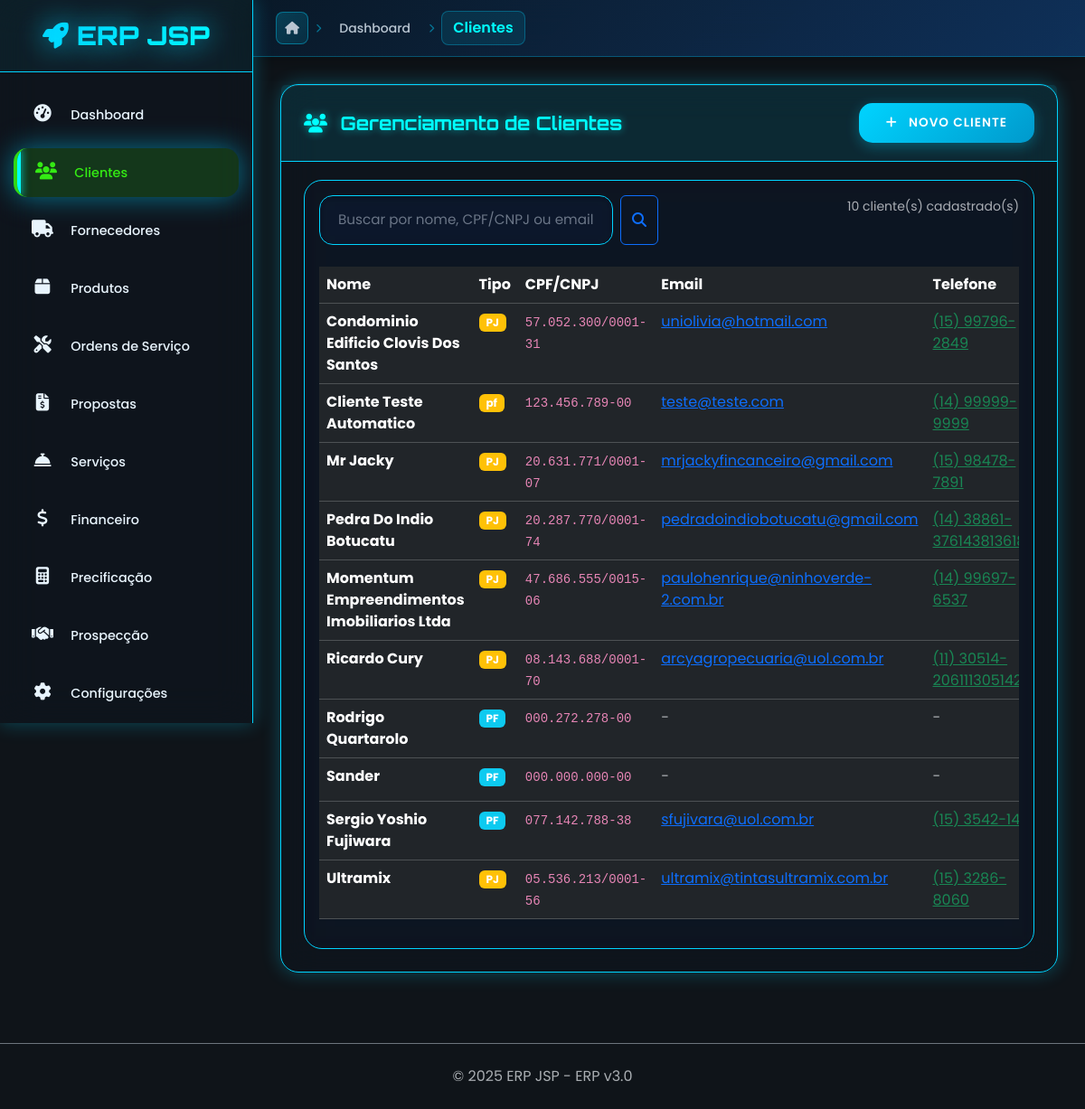
Page /cliente/listar on the committed database.
### app/cliente/cliente_model.py (models this page shows, shortened)
class Cliente(BaseModel):
    __tablename__ = 'clientes'
    nome = db.Column(db.String(150), nullable=False, index=True)
    nome_fantasia = db.Column(db.String(150), index=True)  # Para PJ
    razao_social = db.Column(db.String(200))  # Para PJ
    tipo = db.Column(db.String(20), nullable=False, default='PF')  # PF ou PJ
    cpf_cnpj = db.Column(db.String(20), unique=True, index=True)
    rg_ie = db.Column(db.String(20))
    im = db.Column(db.String(20))  # Inscrição Municipal
    email = db.Column(db.String(150), index=True)
    email_financeiro = db.Column(db.String(150))  # Email específico para cobrança
    telefone = db.Column(db.String(20))
    celular = db.Column(db.String(20))
    whatsapp = db.Column(db.String(20))
    site = db.Column(db.String(200))
    contato_nome = db.Column(db.String(100))  # Nome do responsável
    contato_cargo = db.Column(db.String(100))  # Cargo do responsável
    contato_telefone = db.Column(db.String(20))
    contato_email = db.Column(db.String(150))
    cep = db.Column(db.String(10))
    endereco = db.Column(db.String(200))
    numero = db.Column(db.String(20))
    complemento = db.Column(db.String(100))
    bairro = db.Column(db.String(100))
    cidade = db.Column(db.String(100))
    estado = db.Column(db.String(2))
    pais = db.Column(db.String(50), default='Brasil')
    segmento = db.Column(db.String(100))  # Setor de atuação
    porte_empresa = db.Column(db.String(20))  # MEI, ME, EPP, Grande
    origem = db.Column(db.String(50))  # Como conheceu a empresa
    classificacao = db.Column(db.String(20), default='A')  # A, B, C (qualidade)
    limite_credito = db.Column(db.Numeric(10, 2), default=0)
    forma_pagamento_padrao = db.Column(db.String(50))
    prazo_pagamento_padrao = db.Column(db.Integer, default=30)  # dias
    desconto_padrao = db.Column(db.Numeric(5, 2), default=0)  # %
    data_nascimento = db.Column(db.Date)  # Para PF
    data_fundacao = db.Column(db.Date)  # Para PJ
    genero = db.Column(db.String(20))  # Para PF
    estado_civil = db.Column(db.String(20))  # Para PF
    profissao = db.Column(db.String(100))  # Para PF
    observacoes = db.Column(db.Text)
    observacoes_internas = db.Column(db.Text)  # Não visível em relatórios
    status = db.Column(db.String(20), default='ativo')  # ativo, inativo, bloqueado
    motivo_bloqueio = db.Column(db.String(200))
    @property
    def nome_display(self):
        if self.tipo == 'PJ' and self.nome_fantasia:
            return self.nome_fantasia.title()
        return self.nome.title() if self.nome else ''
    @property
    def documento_formatado(self):
        if not self.cpf_cnpj:
            return ''
        doc = ''.join(filter(str.isdigit, self.cpf_cnpj))
        if len(doc) == 11:  # CPF
            return f'{doc[:3]}.{doc[3:6]}.{doc[6:9]}-{doc[9:]}'
        elif len(doc) == 14:  # CNPJ
            return f'{doc[:2]}.{doc[2:5]}.{doc[5:8]}/{doc[8:12]}-{doc[12:]}'
        return self.cpf_cnpj

### app/cliente/cliente_routes.py (the view)
@cliente_bp.route('/')
@cliente_bp.route('/listar')
def listar():
    busca = request.args.get('busca', '').strip()
    if busca:
        clientes = Cliente.query.filter(
            db.or_(
                Cliente.nome.ilike(f'%{busca}%'),
                Cliente.cpf_cnpj.ilike(f'%{busca}%')
            ),
            Cliente.ativo == True
        ).order_by(Cliente.nome).all()
    else:
        clientes = Cliente.query.filter_by(ativo=True).order_by(Cliente.nome).all()
    cliente11_na_lista = any(c.id == 11 for c in clientes)
    print(f"DEBUG LISTAGEM: {len(clientes)} clientes encontrados")
    print(f"DEBUG: Cliente 11 na lista: {cliente11_na_lista}")
    if not cliente11_na_lista:
        cliente11_direto = Cliente.query.filter_by(id=11).first()
        if cliente11_direto:
            print(f"DEBUG: Cliente 11 existe no banco - Nome: {cliente11_direto.nome}, Ativo: {cliente11_direto.ativo}")
    return render_template('cliente/listar.html', clientes=clientes, busca=busca)

### app/auth/auth_routes.py (called while the page is built)
@auth_bp.app_context_processor
def inject_auth_vars():
    return {
        'current_user': current_user,
        'is_authenticated': current_user.is_authenticated if current_user else False
    }

### app/cliente/templates/cliente/listar.html (shortened to what this page needs)
{% extends "base.html" %}
{% block breadcrumb %}
<a href="{{ url_for('painel.dashboard') }}">Dashboard</a>
<span class="breadcrumb-separator"><i class="fas fa-chevron-right"></i></span>
<span class="current-page">Clientes</span>
{% endblock %}
{% block content %}
<div class="row">
    <div class="col-12">
        <div class="card">
            <div class="card-header d-flex justify-content-between align-items-center">
                <h4 class="mb-0">
                    <i class="fas fa-users me-2"></i>
                    Gerenciamento de Clientes
                </h4>
                <a href="{{ url_for('cliente.novo') }}" class="btn btn-primary">
                    <i class="fas fa-plus me-2"></i>
                    Novo Cliente
                </a>
            </div>
            <div class="card-body">
                <div class="row mb-4">
                    <div class="col-md-6">
                        <form method="GET" class="d-flex">
                            <input type="text"
                                   name="busca"
                                   class="form-control me-2"
                                   placeholder="Buscar por nome, CPF/CNPJ ou email..."
                                   value="{{ busca }}"
                                   autocomplete="off">
                            <button type="submit" class="btn btn-outline-primary">
                                <i class="fas fa-search"></i>
                            </button>
                        </form>
                    </div>
                    <div class="col-md-6 text-end">
                        <small class="text-muted">
                            {% if busca %}
                                {{ clientes|length }} cliente(s) encontrado(s) para "{{ busca }}"
                            {% else %}
                                {{ clientes|length }} cliente(s) cadastrado(s)
                            {% endif %}
                        </small>
                    </div>
                </div>
                {% if clientes %}
                <div class="table-responsive">
                    <table class="table table-dark table-hover">
                        <thead>
                            <tr>
                                <th>Nome</th>
                                <th>Tipo</th>
                                <th>CPF/CNPJ</th>
                                <th>Email</th>
                                <th>Telefone</th>
                            </tr>
                        </thead>
                        <tbody>
                            {% for cliente in clientes %}
                            <tr>
                                <td>
                                    <strong>{{ cliente.nome_display }}</strong>
                                </td>
                                <td>
                                    <span class="badge bg-{{ 'info' if cliente.tipo == 'PF' else 'warning' }}">
                                        {{ cliente.tipo }}
                                    </span>
                                </td>
                                <td>
                                    <code>{{ cliente.documento_formatado or '-' }}</code>
                                </td>
                                <td>
                                    {% if cliente.email %}
                                        <a href="mailto:{{ cliente.email }}" class="text-primary">
                                            {{ cliente.email }}
                                        </a>
                                    {% else %}
                                        <span class="text-muted">-</span>
                                    {% endif %}
                                </td>
                                <td>
                                    {% if cliente.celular %}
                                        <a href="tel:{{ cliente.celular }}" class="text-success">
                                            {{ cliente.celular }}
                                        </a>
                                    {% elif cliente.telefone %}
                                        <a href="tel:{{ cliente.telefone }}" class="text-success">
                                            {{ cliente.telefone }}
                                        </a>
                                    {% else %}
                                        <span class="text-muted">-</span>
                                    {% endif %}
                                </td>
                            </tr>
                            {% endfor %}
                        </tbody>
                    </table>
                </div>
                {% endif %}
            </div>
        </div>
    </div>
</div>
{% endblock %}

### static/css/neon-theme.css (style rules this page uses)
:root { --neon-blue: #00d4ff; --neon-cyan: #00ffff; --neon-orange: #ff6b35; --neon-pink: #ff006e; --neon-green: #39ff14; --bg-primary: #0a0a0f; --bg-secondary: #1a1a2e; --bg-tertiary: #16213e; --bg-card: #0f3460; --bg-glass: rgba(15, 52, 96, 0.1); --gradient-primary: linear-gradient(135deg, var(--neon-blue) 0%, var(--neon-cyan) 100%); --gradient-secondary: linear-gradient(135deg, var(--neon-orange) 0%, var(--neon-pink) 100%); --gradient-bg: linear-gradient(135deg, #0a0a0f 0%, #1a1a2e 50%, #16213e 100%); --shadow-blue: 0 0 20px rgba(0, 212, 255, 0.3); --shadow-orange: 0 0 20px rgba(255, 107, 53, 0.3); --shadow-glow: 0 0 30px rgba(0, 212, 255, 0.5); --text-primary: #ffffff; --text-secondary: #b8c5d1; --text-muted: #6b7688; --text-neon: var(--neon-cyan); --sidebar-width: 280px; --sidebar-collapsed: 80px; }
* { margin: 0; padding: 0; box-sizing: border-box; }
html, body { height: 100%; font-family: 'Poppins', sans-serif; background: var(--gradient-bg); color: var(--text-primary); overflow-x: hidden; }
.breadcrumb-separator { color: rgba(0, 212, 255, 0.5); font-size: 10px; }
.breadcrumb-modern a { color: var(--text-secondary); text-decoration: none; font-size: 14px; font-weight: 500; padding: 6px 12px; border-radius: 8px; transition: all 0.3s ease; }
.breadcrumb-modern .current-page { color: var(--neon-cyan); font-weight: 600; padding: 6px 12px; background: rgba(0, 212, 255, 0.1); border-radius: 8px; border: 1px solid rgba(0, 212, 255, 0.3); }
.neon-card, .card { background: rgba(15, 52, 96, 0.1); backdrop-filter: blur(20px); border: 1px solid rgba(0, 212, 255, 0.3); border-radius: 20px; padding: 25px; box-shadow: var(--shadow-blue), inset 0 1px 0 rgba(255, 255, 255, 0.1); transition: all 0.3s ease; }
.card-header { border-bottom: 1px solid rgba(0, 212, 255, 0.2); background: rgba(0, 212, 255, 0.05); padding: 20px 25px; margin: -25px -25px 20px -25px; border-radius: 20px 20px 0 0; color: var(--neon-cyan); }
.card-title, h1, h2, h3, h4 { font-family: 'Orbitron', monospace; font-size: 1.3rem; font-weight: 700; color: var(--neon-cyan); margin: 0; text-shadow: 0 0 10px rgba(0, 255, 255, 0.5); }
.form-control { background: rgba(15, 52, 96, 0.2) !important; border: 2px solid rgba(0, 212, 255, 0.3) !important; border-radius: 12px !important; padding: 12px 20px !important; color: var(--text-primary) !important; font-size: 0.95rem !important; transition: all 0.3s ease !important; }
.form-control::placeholder { color: var(--text-muted) !important; }
.btn-neon-primary, .btn-primary { background: var(--gradient-primary); border: 2px solid var(--neon-blue); border-radius: 12px; padding: 12px 25px; font-weight: 600; color: white !important; text-transform: uppercase; letter-spacing: 0.5px; font-size: 0.85rem; transition: all 0.3s ease; box-shadow: var(--shadow-blue); text-decoration: none; }
input.form-control, textarea.form-control { background-image: none !important; padding-right: 20px !important; }

### rows in the picture
Cliente: nome_display "Condominio Edificio Clovis Dos Santos", tipo "PJ", cpf_cnpj "57.052.300/0001-31", email "uniolivia@hotmail.com", celular "(15) 99796-2849"
Cliente: nome_display "Cliente Teste Automatico", tipo "pf", cpf_cnpj "123.456.789-00", email "teste@teste.com", telefone "(14) 99999-9999"
Cliente: nome_display "Mr Jacky", tipo "PJ", cpf_cnpj "20.631.771/0001-07", email "mrjackyfincanceiro@gmail.com", telefone "(15) 98478-7891"
Cliente: nome_display "Pedra Do Indio Botucatu", tipo "PJ", cpf_cnpj "20.287.770/0001-74", email "pedradoindiobotucatu@gmail.com", telefone "(14)…"
Cliente: nome_display "Momentum Empreendimentos Imobiliarios Ltda", tipo "PJ", cpf_cnpj "47.686.555/0015-06", email "paulohenrique@ninhoverde-2.com.br", telefone "(14) 99697-6537"
Cliente: nome_display "Ricardo Cury", tipo "PJ", cpf_cnpj "08.143.688/0001-70", email "arcyagropecuaria@uol.com.br", telefone "(11)…"
Cliente: nome_display "Rodrigo Quartarolo", tipo "PF", cpf_cnpj "000.272.278-00"
Cliente: nome_display "Sander", tipo "PF", cpf_cnpj "000.000.000-00"
Cliente: nome_display "Sergio Yoshio Fujiwara", tipo "PF", cpf_cnpj "077.142.788-38", email "sfujivara@uol.com.br", telefone "(15)…"
Cliente: nome_display "Ultramix", tipo "PJ", cpf_cnpj "05.536.213/0001-56", email "ultramix@tintasultramix.com.br", telefone "(15) 3286-8060"

### other values in the picture
{{ COMPANY_NAME }} "ERP JSP"
{{ clientes|length }} "10"
{{ SYSTEM_VERSION }} "3.0"
